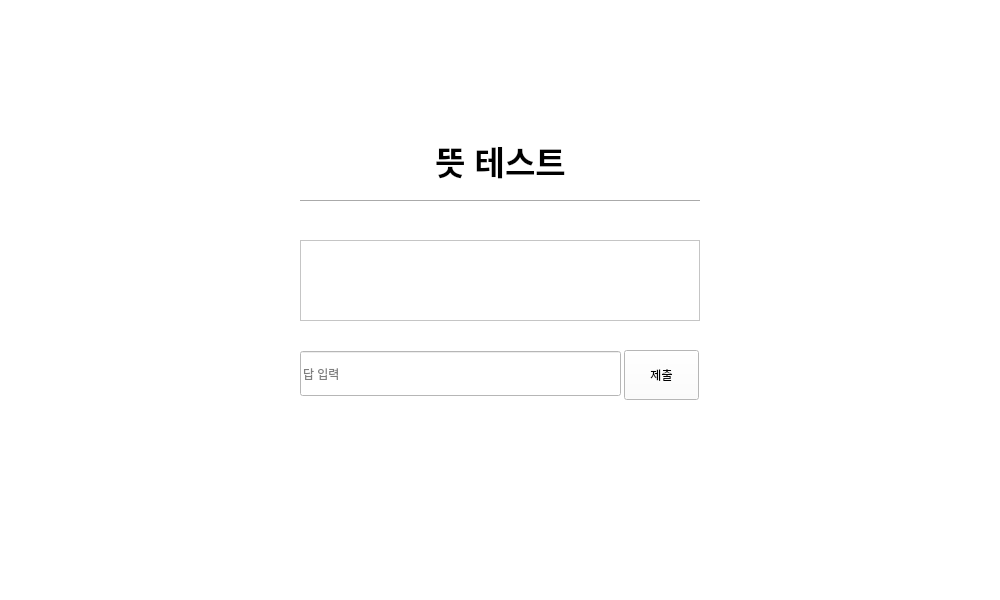
<?xml version="1.0" encoding="UTF-8"?>
<ui version="4.0">
 <class>MainWindow</class>
 <widget class="QMainWindow" name="MainWindow">
  <property name="geometry">
   <rect>
    <x>0</x>
    <y>0</y>
    <width>1000</width>
    <height>600</height>
   </rect>
  </property>
  <property name="windowTitle">
   <string>MainWindow</string>
  </property>
  <property name="styleSheet">
   <string notr="true">background-color: white;</string>
  </property>
  <widget class="QWidget" name="centralwidget">
   <widget class="QPushButton" name="pushButton">
    <property name="geometry">
     <rect>
      <x>624</x>
      <y>350</y>
      <width>75</width>
      <height>50</height>
     </rect>
    </property>
    <property name="maximumSize">
     <size>
      <width>75</width>
      <height>50</height>
     </size>
    </property>
    <property name="text">
     <string>제출</string>
    </property>
   </widget>
   <widget class="QPlainTextEdit" name="plainTextEdit">
    <property name="geometry">
     <rect>
      <x>300</x>
      <y>240</y>
      <width>400</width>
      <height>81</height>
     </rect>
    </property>
   </widget>
   <widget class="QLineEdit" name="lineEdit">
    <property name="geometry">
     <rect>
      <x>300</x>
      <y>351</y>
      <width>321</width>
      <height>45</height>
     </rect>
    </property>
    <property name="placeholderText">
     <string>답 입력</string>
    </property>
   </widget>
   <widget class="Line" name="line">
    <property name="geometry">
     <rect>
      <x>300</x>
      <y>200</y>
      <width>400</width>
      <height>3</height>
     </rect>
    </property>
    <property name="minimumSize">
     <size>
      <width>400</width>
      <height>0</height>
     </size>
    </property>
    <property name="orientation">
     <enum>Qt::Horizontal</enum>
    </property>
   </widget>
   <widget class="QLabel" name="label">
    <property name="geometry">
     <rect>
      <x>300</x>
      <y>130</y>
      <width>401</width>
      <height>61</height>
     </rect>
    </property>
    <property name="font">
     <font>
      <pointsize>25</pointsize>
      <italic>false</italic>
      <bold>true</bold>
      <strikeout>false</strikeout>
      <kerning>true</kerning>
     </font>
    </property>
    <property name="text">
     <string>뜻 테스트</string>
    </property>
    <property name="alignment">
     <set>Qt::AlignCenter</set>
    </property>
   </widget>
  </widget>
  <widget class="QStatusBar" name="statusbar"/>
 </widget>
 <resources/>
 <connections/>
</ui>
